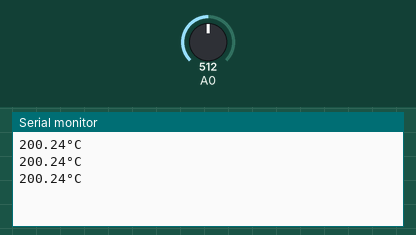
A sketch run on a simulated Arduino Uno, built with avr-gcc and run on an emulated ATmega328P. On the bench: the last lines printed to the serial monitor. The inputs (shaded band) are chosen by the test bench; at power-on: A0 = 512.

Above: at 1.3 s.
1.4 s: A0 set to 716
At 1.9 s:
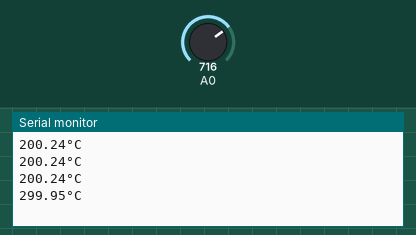
2.9 s: A0 set to 900
At 3.4 s:
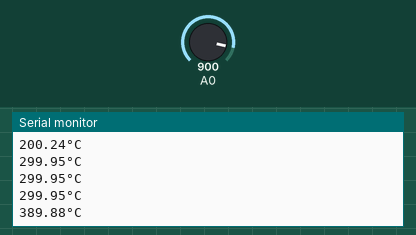
Timing chart, 0 to 5.9 s (numbered marks = the images above; inputs shaded):
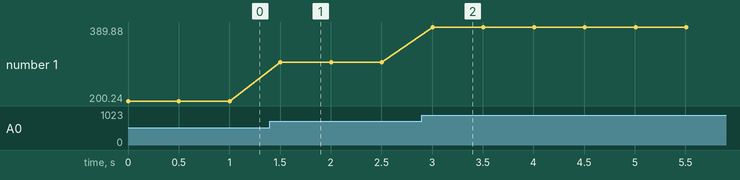

The sketch:

TemperatureMeterV2.ino
```cpp
// (C) Jitish Rajankumar Padhya, Raghav Tengse, Utkarsh Singh, group: 23 (2024)
// Work package 3
// Exercise 3.1
// Submission code: 2345166

void setup() {
  //define the bit rate at which data is sent
 Serial.begin(9600);
}
void loop() {
  //store analog data in a variable
  float tempAnalogData = analogRead(A0);
  //formula to convert analog data to voltage
  //where 5.0 is the voltage provided
  //and 1023 is the possible values for resistance, ranging from
  //0 to 1023
  float voltage = (tempAnalogData * 5.0)/1023.0;
  //calculating the temperature using the voltage reading
  float temperature = (voltage - 0.5)/0.01;

  //printing the values returned from the analogReading
  Serial.print(temperature);
  Serial.print("°C");
  Serial.println("");

  // 500ms delay between every reading provided
  delay(500);
}
```

Measured:
- after the input at 1.4 s, the serial monitor: prints a new line after 0.10 s (image 1)
- after the input at 2.9 s, the serial monitor: prints a new line after 0.10 s (image 2)
- plotted number 1: 200.24 → 299.95 after the input at 1.4 s, 299.95 → 389.88 after the input at 2.9 s
